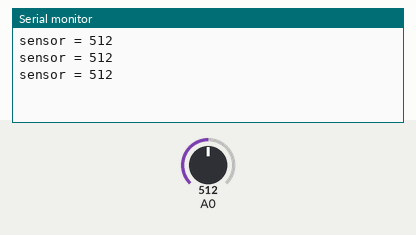
The sketch below on a simulated Arduino Uno, built with avr-gcc and run on an emulated ATmega328P. Shown: the last lines printed to the serial monitor. The inputs (shaded band) are chosen by the test bench; at power-on: A0 = 512.

Above: at 1.3 s.
1.4 s: A0 set to 716
At 1.9 s:
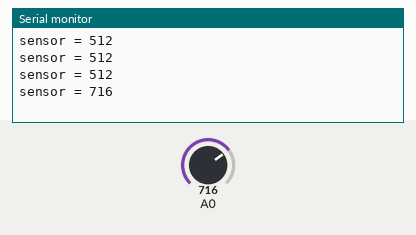
2.9 s: A0 set to 900
At 3.4 s:
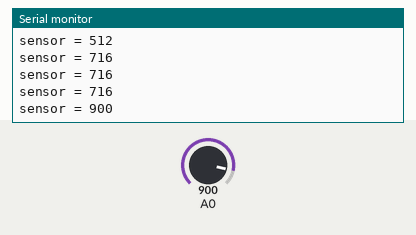
Timing chart, 0 to 5.9 s (numbered marks = the images above; inputs shaded):
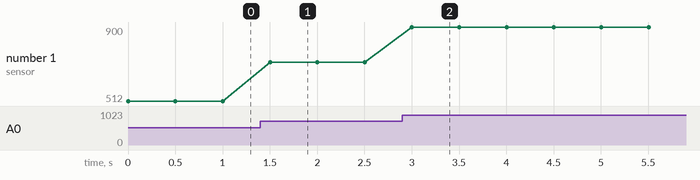

The sketch:

QRD114_SensorCheck.ino
```cpp
int sensorValue = 0;        // value read from the pot
int sensorValue_HOUR = 0;


void setup() {

  Serial.begin(9600);
  //pinMode(7,INPUT);
}

void loop() {

  sensorValue      = analogRead(A0);
//sensorValue_HOUR = analogRead(A1);

//  sensorValue      = digitalRead(A0);

  Serial.print("sensor = ");
  Serial.println(sensorValue);

  // Serial.print(" ");
 // Serial.println(sensorValue_HOUR);

 delay(500);
}
```

Measured:
- after the input at 1.4 s, the serial monitor: prints a new line after 0.10 s (image 1)
- after the input at 2.9 s, the serial monitor: prints a new line after 0.10 s (image 2)
- plotted number 1: 512 → 716 after the input at 1.4 s, 716 → 900 after the input at 2.9 s
